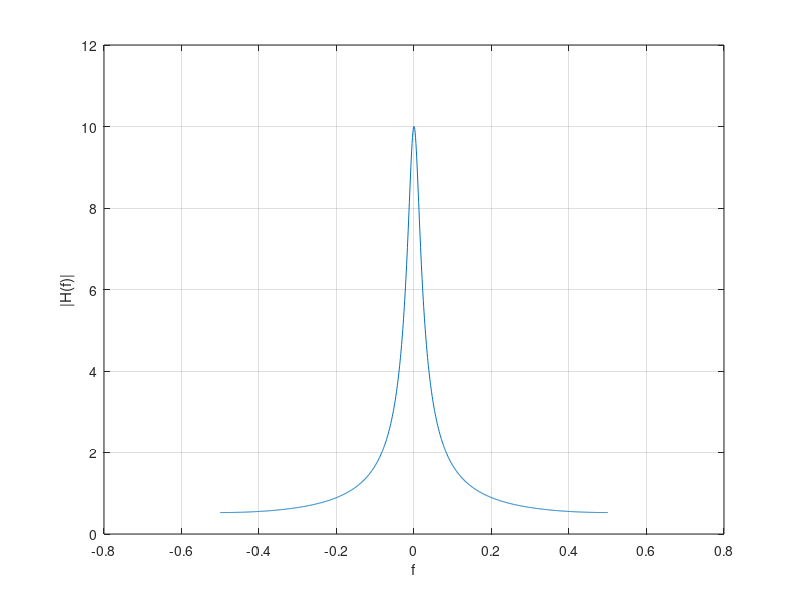

MATLAB code for this plot:
% FSSP3exer4_5.m
%
clear all
close all
a(1)=-0.9;
freq=[-0.5:0.001:0.5]'; % set up frequencies to compute magnitude
e=exp(-j*2*pi*freq);
Hmag=abs(1./(1+a(1)*e)); % compute magnitude
plot(freq,Hmag)
xlabel('f')
ylabel('|H(f)|')
grid




